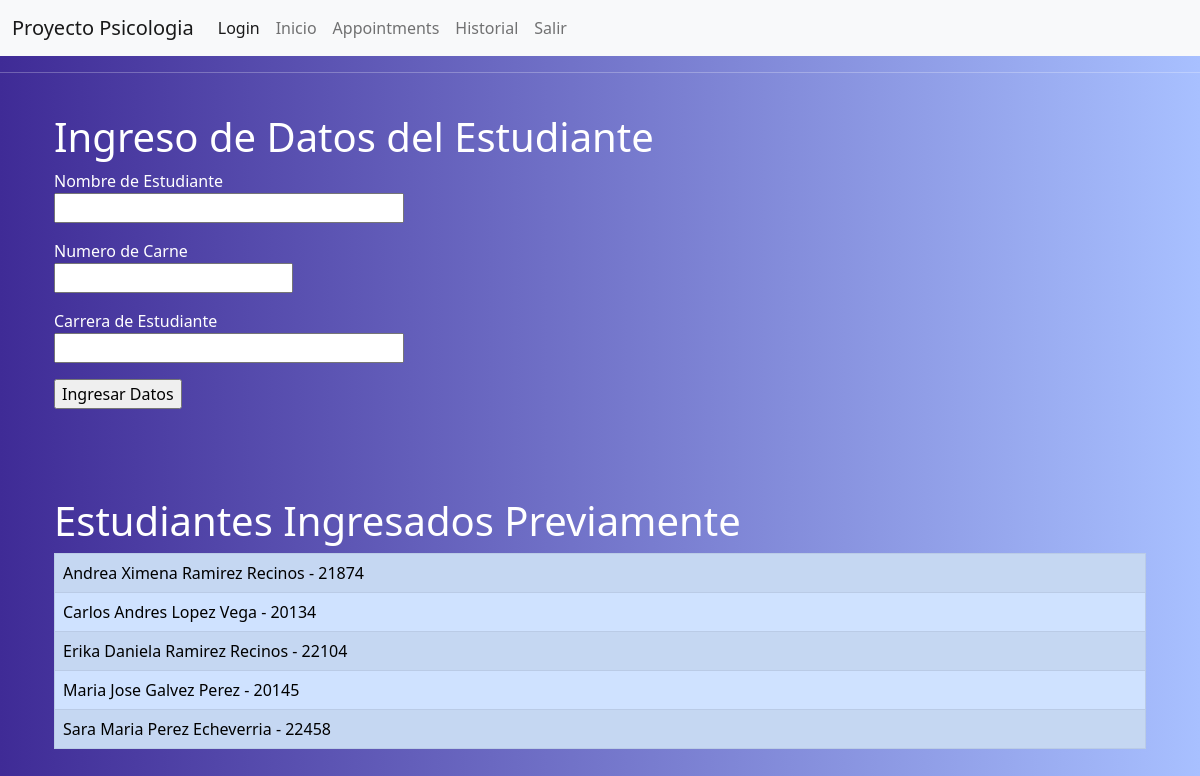
Before: /index (signed in) with the older database file.
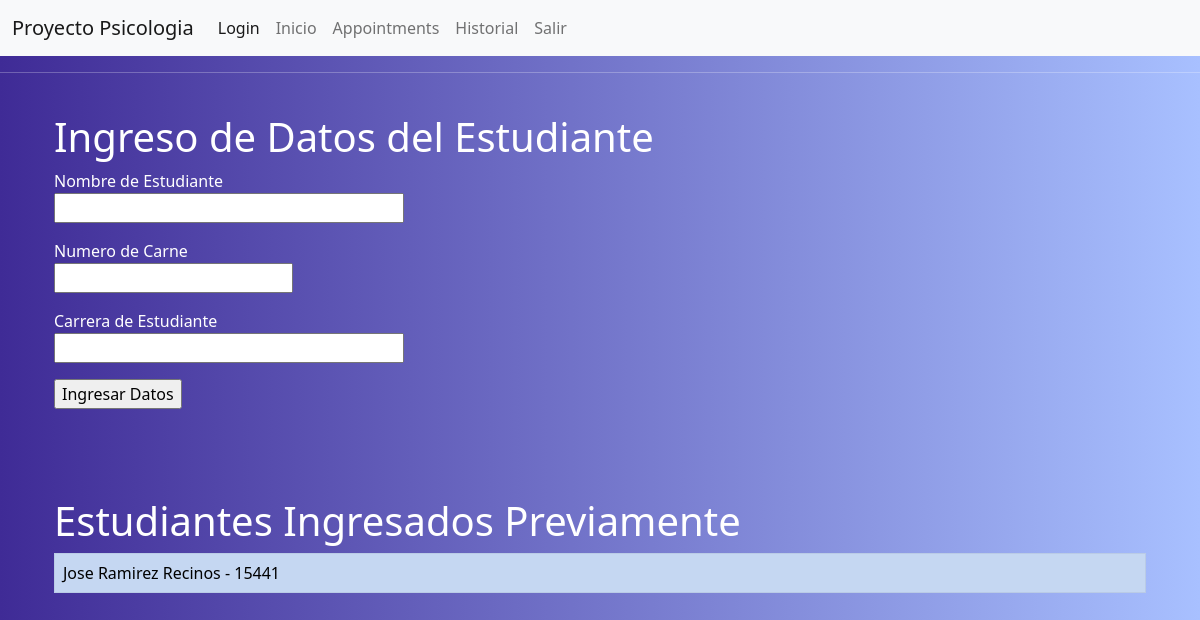
After: the same page with the newer database file.
### app/models.py (models this page shows, shortened)
class Estudiante(db.Model):
    carne = db.Column(db.Integer, primary_key=True)
    nombre = db.Column(db.String(64), index=True)
    carrera = db.Column(db.String(120), index=True)

### app/routes.py (the view, shortened to what this page needs)
@app.route('/')
@app.route('/index', methods=['GET', 'POST'])
@login_required
def index():
    form = EnteringStudentData()
    estudiantes = Estudiante.query.order_by(Estudiante.nombre)
    return render_template('index.html', title='Ingreso', form =form, estudiantes = estudiantes)

### app/forms.py
class EnteringStudentData(FlaskForm):
    nombre = StringField('Nombre de Estudiante', validators=[DataRequired()])
    carne = IntegerField('Numero de Carne', validators=[DataRequired()])
    carrera = StringField('Carrera de Estudiante', validators=[DataRequired()])
    submit = SubmitField('Ingresar Datos')

### app/models.py (called while the page is built)
@login.user_loader
def load_user(id):
    return User.query.get(int(id))

### app/templates/index.html (shortened to what this page needs)
{% extends "base.html" %}
{% block content %}
    <h1>Ingreso de Datos del Estudiante</h1>
    <form action="" method="post" novalidate>
        <p>
            {{ form.nombre.label }}<br>
            {{ form.nombre(size=32) }}<br>
        </p>
        <p>
            {{ form.carne.label }}<br>
            {{ form.carne(size=32) }}<br>
        </p>
        <p>
            {{ form.carrera.label }}<br>
            {{ form.carrera(size=32) }}<br>
        </p>
        <p>{{ form.submit() }}</p>
    </form>
    <br><br><br>
    <h1>Estudiantes Ingresados Previamente</h1>
    <table class="table table-striped table-hover table-bordered table-primary">
    {% for estudiante in estudiantes %}
    <tr>
        <td>{{estudiante.nombre}} - {{estudiante.carne}}</td>
    </tr>
    {% endfor %}
    </table>
{% endblock %}

### app/templates/base.html (shortened to what this page needs)
<html>
<head>
    <link href="https://cdn.jsdelivr.net/npm/bootstrap@5.1.3/dist/css/bootstrap.min.css" rel="stylesheet"
>
</head>
<body>
    <nav class="navbar navbar-expand-lg navbar-light bg-light">
        <div class="container-fluid">
            <a class="navbar-brand" href="#">Proyecto Psicologia</a>
            <div class="collapse navbar-collapse" id="navbarNav">
                <ul class="navbar-nav">
                    <li class="nav-item">
                        <a class="nav-link active" aria-current="page" href="/login">Login</a>
                    </li>
                    <li class="nav-item">
                        <a class="nav-link" href="/index">Inicio</a>
                    </li>
                    <li class="nav-item">
                        <a class="nav-link" href="/appointments">Appointments</a>
                    </li>
                    <li class="nav-item">
                        <a class="nav-link" href="/historial">Historial</a>
                    </li>
                    <li class="nav-item">
                    <a class="nav-link" href="/logout">Salir</a>
                    </li>
                </ul>
            </div>
        </div>
    </nav>
    <hr>
    <div class= "container p-4">
        {% block content %}{% endblock %}
    </div>
</body>
</html>

### app/static/css/main.css (style rules this page uses)
body { background: #a8c0ff; background: -webkit-linear-gradient(to right, #3f2b96, #a8c0ff); background: linear-gradient(to right, #3f2b96, #a8c0ff); color: #fff; }

Changed rows visible on the page:
removed Estudiante: nombre "Andrea Ximena Ramirez Recinos", carne "21874"
removed Estudiante: nombre "Carlos Andres Lopez Vega", carne "20134"
removed Estudiante: nombre "Erika Daniela Ramirez Recinos", carne "22104"
removed Estudiante: nombre "Maria Jose Galvez Perez", carne "20145"
removed Estudiante: nombre "Sara Maria Perez Echeverria", carne "22458"
added Estudiante: nombre "Jose Ramirez Recinos", carne "15441"
